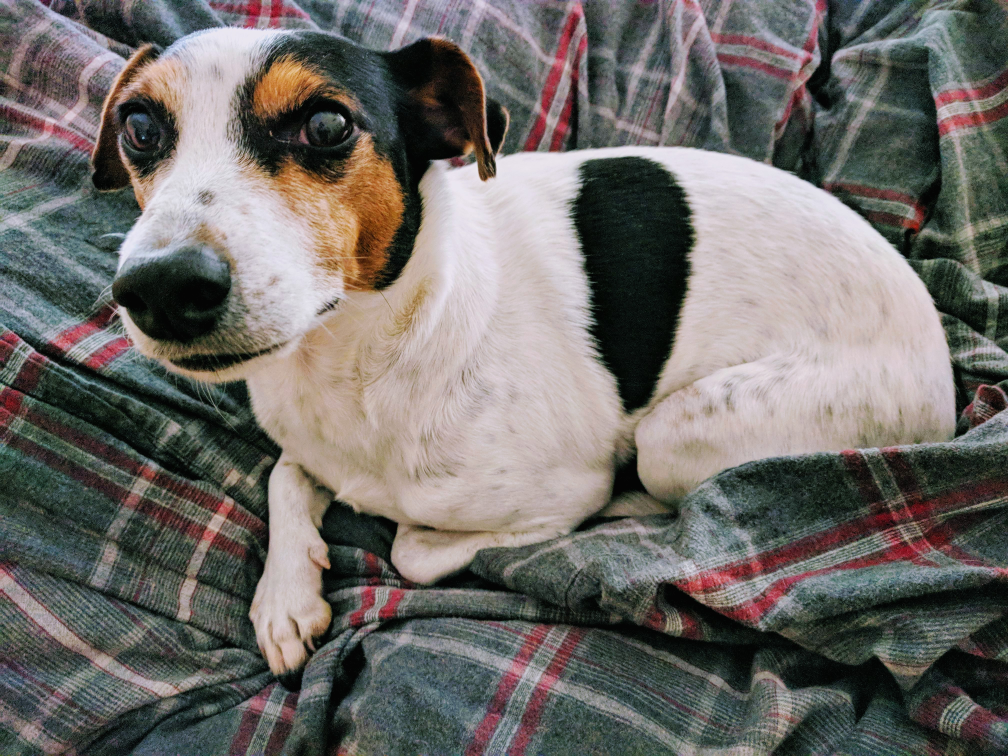
#> input picture notebooks/pete.jpg, 4032 x 3024 px (shown at 1/4 size)
$ python -i line_image.py   (imports and definitions only)
#> lines starting #> are read from the running program, lines starting #| are printed output that depends on the picture
import numpy as np
import matplotlib.pyplot as plt
from matplotlib.collections import LineCollection
from PIL import Image
from scipy.ndimage import gaussian_filter


def load_image(image_file, max_pix=1800):
    """Load filename into a numpy array, filling in transparency with 0's.

    Parameters
    ----------
    image_file : str
        File to load. Usually works with .jpg and .png.

    Returns
    -------
    numpy.ndarray of resulting image. Has shape (w, h), (w, h, 3), or (w, h, 4)
        if black and white, color, or color with alpha channel, respectively.
    """
#> called with image_file = 'pete.jpg', max_pix = 1800
    image = Image.open(image_file)
#> image is the input picture: PIL image 4032x3024 RGB; mean R, G, B 111.1, 107.9, 104.3
    size = np.array(image.size)
#> size = [4032, 3024]
    if size.max() > max_pix:
        new_size = size * max_pix // size.max()
#> new_size = [1800, 1350]
        image = image.resize(new_size)
#> image: PIL image 1800x1350 RGB

    mode = "L"
    alpha = image.convert("RGBA").split()[-1]
#> alpha: PIL image 1800x1350 L; every value is 255
    background = Image.new("RGBA", image.size, (255, 255, 255, 255))
#> background: PIL image 1800x1350 RGBA; every value is 255
    background.paste(image, mask=alpha)
    img = np.asarray(background.convert(mode))
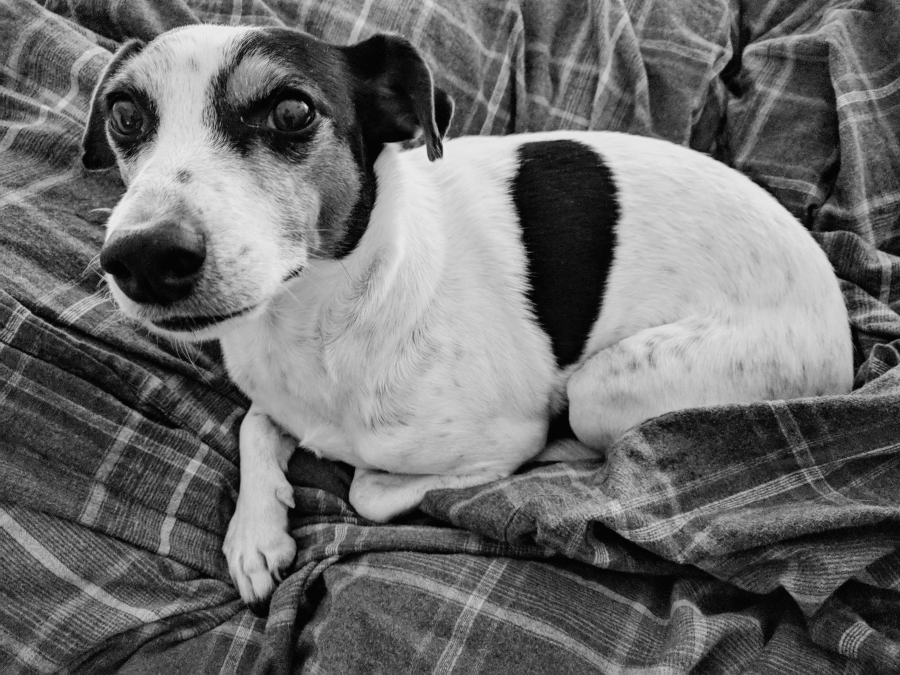
#> img: shape (1350, 1800) (shown at 1/2 size); min 1, max 236, mean 108.4
    img = img / 255
    return img


# [5 lines left out: function smooth, not called in this run]


class ImageLines:
    def __init__(self, image):
        self.image = image

    # [93 lines left out: functions make_mask, make_smooth_mask, _threshold_image, make_segments, make_line_collection, not called in this run]

>>> result = load_image('pete.jpg')
